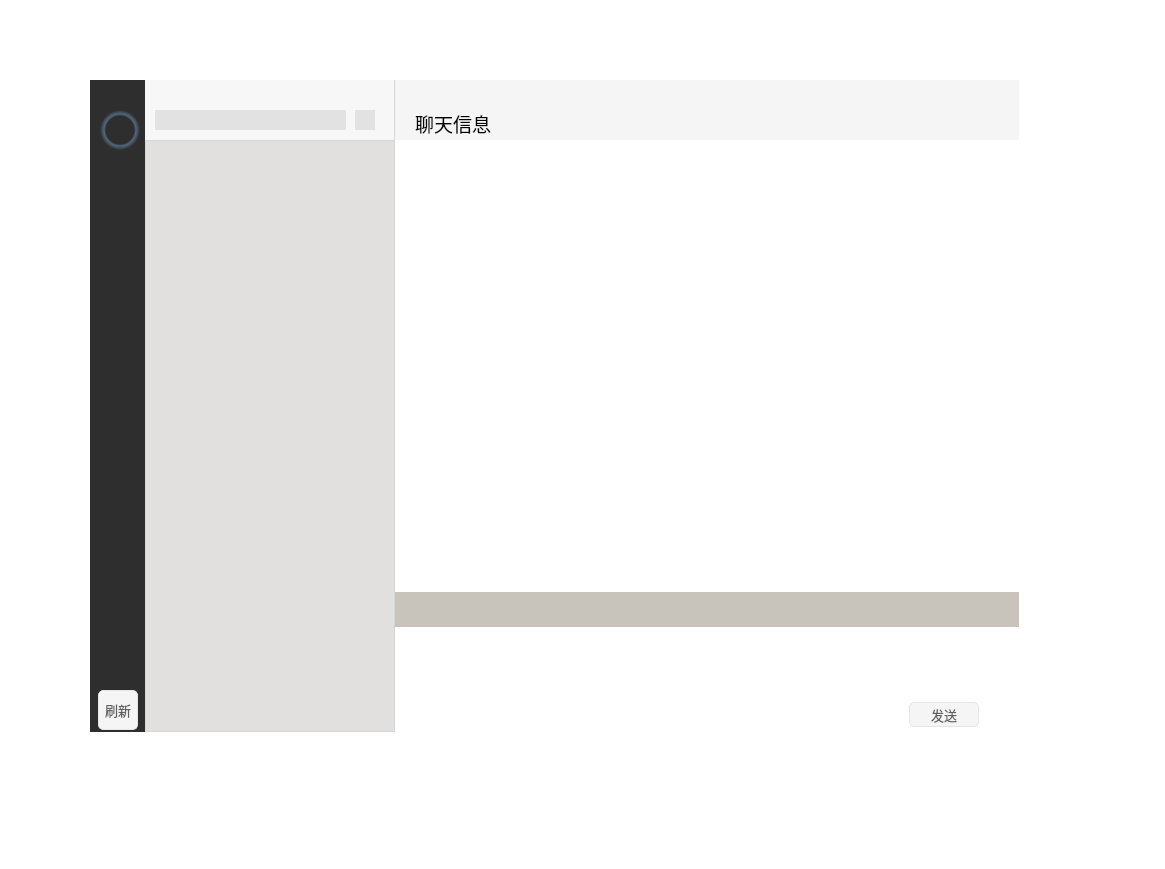
<?xml version="1.0" encoding="UTF-8"?>
<ui version="4.0">
 <class>Client</class>
 <widget class="QWidget" name="Client">
  <property name="geometry">
   <rect>
    <x>0</x>
    <y>0</y>
    <width>1165</width>
    <height>869</height>
   </rect>
  </property>
  <property name="windowTitle">
   <string>Client</string>
  </property>
  <property name="windowIcon">
   <iconset resource="src.qrc">
    <normaloff>:/src/wechat2.png</normaloff>:/src/wechat2.png</iconset>
  </property>
  <property name="styleSheet">
   <string notr="true">background-color: rgb(255, 255, 255);</string>
  </property>
  <widget class="QWidget" name="centerWidget" native="true">
   <property name="geometry">
    <rect>
     <x>90</x>
     <y>80</y>
     <width>929</width>
     <height>652</height>
    </rect>
   </property>
   <layout class="QGridLayout" name="gridLayout_4" columnstretch="0,0,1">
    <property name="leftMargin">
     <number>0</number>
    </property>
    <property name="topMargin">
     <number>0</number>
    </property>
    <property name="rightMargin">
     <number>0</number>
    </property>
    <property name="bottomMargin">
     <number>0</number>
    </property>
    <property name="spacing">
     <number>0</number>
    </property>
    <item row="0" column="1">
     <layout class="QGridLayout" name="gridLayout_2">
      <property name="spacing">
       <number>0</number>
      </property>
      <item row="1" column="0">
       <widget class="QListWidget" name="listWidget_info">
        <property name="minimumSize">
         <size>
          <width>250</width>
          <height>0</height>
         </size>
        </property>
        <property name="maximumSize">
         <size>
          <width>250</width>
          <height>16777215</height>
         </size>
        </property>
        <property name="styleSheet">
         <string notr="true">QListWidget
{
	background-color: rgb(226,224,223);
	border-style: none;
	border-right:1px solid #D6D6D6;
	border-top:1px solid #D6D6D6;
	border-left:1px solid #D6D6D6;
	border-bottom:1px solid #D6D6D6;	
}

QScrollBar:vertical
{
    width:8px;
    background:rgba(0,0,0,0%);
    margin:0px,0px,0px,0px;
    padding-top:9px;
    padding-bottom:9px;
}
QScrollBar::handle:vertical
{
    width:8px;
    background:rgba(0,0,0,25%);
    border-radius:4px;
    min-height:20;
}
QScrollBar::handle:vertical:hover
{
    width:8px;
    background:rgba(0,0,0,50%);
    border-radius:4px;
    min-height:20;
}
QScrollBar::add-line:vertical
{
    height:9px;width:8px;
    border-image:url(:/images/a/3.png);
    subcontrol-position:bottom;
}
QScrollBar::sub-line:vertical
{
    height:9px;width:8px;
    border-image:url(:/images/a/1.png);
    subcontrol-position:top;
}
QScrollBar::add-line:vertical:hover
{
    height:9px;width:8px;
    border-image:url(:/images/a/4.png);
    subcontrol-position:bottom;
}
QScrollBar::sub-line:vertical:hover
{
    height:9px;width:8px;
    border-image:url(:/images/a/2.png);
    subcontrol-position:top;
}
QScrollBar::add-page:vertical,QScrollBar::sub-page:vertical
{
    background:rgba(0,0,0,10%);
    border-radius:4px;
}
</string>
        </property>
       </widget>
      </item>
      <item row="0" column="0">
       <widget class="QWidget" name="widget_6" native="true">
        <property name="minimumSize">
         <size>
          <width>250</width>
          <height>60</height>
         </size>
        </property>
        <property name="maximumSize">
         <size>
          <width>250</width>
          <height>60</height>
         </size>
        </property>
        <property name="styleSheet">
         <string notr="true">background-color: rgb(247,247,247);
border-right:1px solid #D6D6D6;</string>
        </property>
        <widget class="QLineEdit" name="lineEdit">
         <property name="geometry">
          <rect>
           <x>10</x>
           <y>30</y>
           <width>191</width>
           <height>20</height>
          </rect>
         </property>
         <property name="styleSheet">
          <string notr="true">QLineEdit
{
	background-color: rgb(226,226,226);
	border: none; /* no border for a flat push button */
}
QLineEdit
{
	background-color: rgb(226,226,226);
	border: none; /* no border for a flat push button */
}
</string>
         </property>
        </widget>
        <widget class="QPushButton" name="pushButton_addFriend">
         <property name="geometry">
          <rect>
           <x>210</x>
           <y>30</y>
           <width>20</width>
           <height>20</height>
          </rect>
         </property>
         <property name="minimumSize">
          <size>
           <width>20</width>
           <height>20</height>
          </size>
         </property>
         <property name="maximumSize">
          <size>
           <width>20</width>
           <height>20</height>
          </size>
         </property>
         <property name="toolTip">
          <string>添加好友</string>
         </property>
         <property name="styleSheet">
          <string notr="true">QPushButton {
	border: none; /* no border for a flat push button */
	image: url(:/src/tianjia.png); 
	background-color: rgb(226,226,226);
	min-width: 20px;
	max-width: 20px;
	min-height: 20px;
	max-height: 20px;
}
QPushButton::hover {
	background-color: rgb(209,209,209);
	image: url(:/src/tianjia2.png); 
}
QPushButton:pressed {
	image: url(:/src/tianjia.png); 
}</string>
         </property>
         <property name="text">
          <string/>
         </property>
        </widget>
       </widget>
      </item>
     </layout>
    </item>
    <item row="0" column="2">
     <layout class="QGridLayout" name="gridLayout">
      <property name="spacing">
       <number>0</number>
      </property>
      <item row="0" column="0">
       <widget class="QWidget" name="widget_2" native="true">
        <property name="minimumSize">
         <size>
          <width>0</width>
          <height>60</height>
         </size>
        </property>
        <property name="maximumSize">
         <size>
          <width>16777215</width>
          <height>60</height>
         </size>
        </property>
        <property name="styleSheet">
         <string notr="true">background-color: rgb(245,245,245);</string>
        </property>
        <layout class="QGridLayout" name="gridLayout_8">
         <property name="leftMargin">
          <number>0</number>
         </property>
         <property name="topMargin">
          <number>0</number>
         </property>
         <property name="rightMargin">
          <number>0</number>
         </property>
         <property name="bottomMargin">
          <number>0</number>
         </property>
         <property name="spacing">
          <number>0</number>
         </property>
         <item row="0" column="0">
          <layout class="QGridLayout" name="gridLayout_6" columnstretch="1,0,0,0">
           <property name="spacing">
            <number>0</number>
           </property>
           <item row="0" column="1">
            <widget class="QPushButton" name="pushBtn_hide">
             <property name="minimumSize">
              <size>
               <width>30</width>
               <height>25</height>
              </size>
             </property>
             <property name="maximumSize">
              <size>
               <width>30</width>
               <height>25</height>
              </size>
             </property>
             <property name="styleSheet">
              <string notr="true">QPushButton {
	border: none; /* no border for a flat push button */
	image: url(:/src/min.png); /* 最小化 */
	min-width: 30px;
	max-width: 30px;
	min-height: 25px;
	max-height: 25px;
}
QPushButton::hover {
	background-color: rgba(166,166,166, 50); 
}</string>
             </property>
             <property name="text">
              <string/>
             </property>
            </widget>
           </item>
           <item row="0" column="2">
            <widget class="QPushButton" name="pushBtn_max">
             <property name="minimumSize">
              <size>
               <width>30</width>
               <height>25</height>
              </size>
             </property>
             <property name="maximumSize">
              <size>
               <width>30</width>
               <height>25</height>
              </size>
             </property>
             <property name="styleSheet">
              <string notr="true">QPushButton {
	border: none; /* no border for a flat push button */
	image: url(:/src/max.png); /* 最小化 */
	min-width: 30px;
	max-width: 30px;
	min-height: 25px;
	max-height: 25px;
}
QPushButton::hover {
	background-color: rgba(166,166,166, 50); 
}</string>
             </property>
             <property name="text">
              <string/>
             </property>
            </widget>
           </item>
           <item row="0" column="3">
            <widget class="QPushButton" name="pushBtn_close">
             <property name="minimumSize">
              <size>
               <width>30</width>
               <height>25</height>
              </size>
             </property>
             <property name="maximumSize">
              <size>
               <width>30</width>
               <height>25</height>
              </size>
             </property>
             <property name="styleSheet">
              <string notr="true">QPushButton {
	border: none; /* no border for a flat push button */
	image: url(:/src/close.png); /* 最小化 */
	min-width: 30px;
	max-width: 30px;
	min-height: 25px;
	max-height: 25px;
}
QPushButton::hover {
	background-color: #f57575; 
}</string>
             </property>
             <property name="text">
              <string/>
             </property>
            </widget>
           </item>
           <item row="0" column="0">
            <widget class="QWidget" name="widget_7" native="true"/>
           </item>
          </layout>
         </item>
         <item row="1" column="0">
          <layout class="QGridLayout" name="gridLayout_7" columnstretch="0,0,1,0,0">
           <item row="0" column="1">
            <widget class="QLabel" name="label_info">
             <property name="font">
              <font>
               <family>新宋体</family>
               <pointsize>14</pointsize>
              </font>
             </property>
             <property name="text">
              <string>聊天信息</string>
             </property>
            </widget>
           </item>
           <item row="0" column="3">
            <widget class="QPushButton" name="pushButton">
             <property name="styleSheet">
              <string notr="true">QPushButton {
	border: none; /* no border for a flat push button */
	image: url(:/src/more.png); 
	min-width: 30px;
	max-width: 30px;
	min-height: 20px;
	max-height: 20px;
}
QPushButton::hover {
	image: url(:/src/more2.png); 
}
QPushButton:pressed {
	image: url(:/src/more.png); 
}</string>
             </property>
             <property name="text">
              <string/>
             </property>
            </widget>
           </item>
           <item row="0" column="2">
            <widget class="QWidget" name="widget_8" native="true"/>
           </item>
           <item row="0" column="0">
            <widget class="QWidget" name="widget_15" native="true">
             <property name="minimumSize">
              <size>
               <width>20</width>
               <height>0</height>
              </size>
             </property>
             <property name="maximumSize">
              <size>
               <width>20</width>
               <height>16777215</height>
              </size>
             </property>
            </widget>
           </item>
           <item row="0" column="4">
            <widget class="QWidget" name="widget_16" native="true">
             <property name="minimumSize">
              <size>
               <width>10</width>
               <height>0</height>
              </size>
             </property>
             <property name="maximumSize">
              <size>
               <width>10</width>
               <height>16777215</height>
              </size>
             </property>
            </widget>
           </item>
          </layout>
         </item>
        </layout>
       </widget>
      </item>
      <item row="1" column="0">
       <widget class="QWidget" name="widget_5" native="true">
        <layout class="QGridLayout" name="gridLayout_3">
         <property name="leftMargin">
          <number>0</number>
         </property>
         <property name="topMargin">
          <number>0</number>
         </property>
         <property name="rightMargin">
          <number>0</number>
         </property>
         <property name="bottomMargin">
          <number>0</number>
         </property>
         <property name="spacing">
          <number>0</number>
         </property>
         <item row="0" column="0">
          <widget class="QStackedWidget" name="stackedWidget">
           <property name="styleSheet">
            <string notr="true">background-color: rgb(255, 255, 255);
border-color: rgb(199, 200, 194);</string>
           </property>
           <property name="currentIndex">
            <number>0</number>
           </property>
           <widget class="QWidget" name="page"/>
           <widget class="QWidget" name="page_2"/>
          </widget>
         </item>
        </layout>
       </widget>
      </item>
      <item row="2" column="0">
       <widget class="QWidget" name="widget_4" native="true">
        <property name="minimumSize">
         <size>
          <width>0</width>
          <height>35</height>
         </size>
        </property>
        <property name="maximumSize">
         <size>
          <width>16777215</width>
          <height>35</height>
         </size>
        </property>
        <property name="styleSheet">
         <string notr="true">background-color: rgb(200, 196, 188);</string>
        </property>
        <layout class="QGridLayout" name="gridLayout_12">
         <property name="leftMargin">
          <number>0</number>
         </property>
         <property name="topMargin">
          <number>0</number>
         </property>
         <property name="rightMargin">
          <number>0</number>
         </property>
         <property name="bottomMargin">
          <number>0</number>
         </property>
         <property name="spacing">
          <number>0</number>
         </property>
         <item row="0" column="0">
          <layout class="QGridLayout" name="gridLayout_11" columnstretch="0,0,0,0,0,1">
           <property name="horizontalSpacing">
            <number>12</number>
           </property>
           <property name="verticalSpacing">
            <number>0</number>
           </property>
           <item row="0" column="3">
            <widget class="QPushButton" name="pushButton_screenshot">
             <property name="styleSheet">
              <string notr="true">QPushButton {
	border: none; /* no border for a flat push button */
	image: url(:/src/screenshot.png); 
	min-width: 20px;
	max-width: 20px;
	min-height: 20px;
	max-height: 20px;
}
QPushButton::hover {
	image: url(:/src/screenshot2.png); 
}
QPushButton:pressed {
	image: url(:/src/screenshot.png); 
}</string>
             </property>
             <property name="text">
              <string/>
             </property>
            </widget>
           </item>
           <item row="0" column="5">
            <widget class="QWidget" name="widget_11" native="true"/>
           </item>
           <item row="0" column="2">
            <widget class="QPushButton" name="pushButton_file">
             <property name="styleSheet">
              <string notr="true">QPushButton {
	border: none; /* no border for a flat push button */
	image: url(:/src/file.png); 
	min-width: 20px;
	max-width: 20px;
	min-height: 20px;
	max-height: 20px;
}
QPushButton::hover {
	image: url(:/src/file2.png); 
}
QPushButton:pressed {
	image: url(:/src/file.png); 
}</string>
             </property>
             <property name="text">
              <string/>
             </property>
            </widget>
           </item>
           <item row="0" column="1">
            <widget class="QPushButton" name="pushButton_emoj">
             <property name="styleSheet">
              <string notr="true">QPushButton {
	border: none; /* no border for a flat push button */
	image: url(:/src/emoj.png); 
	min-width: 20px;
	max-width: 20px;
	min-height: 20px;
	max-height: 20px;
}
QPushButton::hover {
	image: url(:/src/emoj2.png); 
}
QPushButton:pressed {
	image: url(:/src/emoj.png); 
}</string>
             </property>
             <property name="text">
              <string/>
             </property>
            </widget>
           </item>
           <item row="0" column="4">
            <widget class="QPushButton" name="pushButton_chat">
             <property name="styleSheet">
              <string notr="true">QPushButton {
	border: none; /* no border for a flat push button */
	image: url(:/src/chat.png); 
	min-width: 20px;
	max-width: 20px;
	min-height: 20px;
	max-height: 20px;
}
QPushButton::hover {
	image: url(:/src/chat2.png); 
}
QPushButton:pressed {
	image: url(:/src/chat.png); 
}</string>
             </property>
             <property name="text">
              <string/>
             </property>
            </widget>
           </item>
           <item row="0" column="0">
            <widget class="QWidget" name="widget_12" native="true">
             <property name="minimumSize">
              <size>
               <width>15</width>
               <height>20</height>
              </size>
             </property>
             <property name="maximumSize">
              <size>
               <width>15</width>
               <height>20</height>
              </size>
             </property>
            </widget>
           </item>
          </layout>
         </item>
        </layout>
       </widget>
      </item>
      <item row="3" column="0">
       <widget class="QWidget" name="widget_13" native="true">
        <property name="minimumSize">
         <size>
          <width>0</width>
          <height>70</height>
         </size>
        </property>
        <property name="maximumSize">
         <size>
          <width>16777215</width>
          <height>70</height>
         </size>
        </property>
        <layout class="QGridLayout" name="gridLayout_14">
         <property name="leftMargin">
          <number>0</number>
         </property>
         <property name="topMargin">
          <number>0</number>
         </property>
         <property name="rightMargin">
          <number>0</number>
         </property>
         <property name="bottomMargin">
          <number>0</number>
         </property>
         <property name="spacing">
          <number>0</number>
         </property>
         <item row="0" column="0">
          <layout class="QGridLayout" name="gridLayout_13">
           <property name="spacing">
            <number>0</number>
           </property>
           <item row="0" column="0">
            <widget class="QTextEdit" name="textEdit">
             <property name="minimumSize">
              <size>
               <width>0</width>
               <height>65</height>
              </size>
             </property>
             <property name="maximumSize">
              <size>
               <width>16777215</width>
               <height>65</height>
              </size>
             </property>
             <property name="font">
              <font>
               <family>新宋体</family>
               <pointsize>12</pointsize>
              </font>
             </property>
             <property name="styleSheet">
              <string notr="true">background-color: rgb(255, 255, 255);
border: none; /* no border for a flat push button */
</string>
             </property>
            </widget>
           </item>
          </layout>
         </item>
        </layout>
       </widget>
      </item>
      <item row="4" column="0">
       <widget class="QWidget" name="widget_3" native="true">
        <property name="minimumSize">
         <size>
          <width>0</width>
          <height>35</height>
         </size>
        </property>
        <property name="maximumSize">
         <size>
          <width>16777215</width>
          <height>35</height>
         </size>
        </property>
        <property name="styleSheet">
         <string notr="true">background-color: rgb(255, 255, 255);</string>
        </property>
        <layout class="QGridLayout" name="gridLayout_10">
         <property name="leftMargin">
          <number>0</number>
         </property>
         <property name="topMargin">
          <number>0</number>
         </property>
         <property name="rightMargin">
          <number>0</number>
         </property>
         <property name="bottomMargin">
          <number>0</number>
         </property>
         <property name="spacing">
          <number>0</number>
         </property>
         <item row="0" column="0">
          <layout class="QGridLayout" name="gridLayout_9" columnstretch="1,0,0">
           <property name="spacing">
            <number>0</number>
           </property>
           <item row="0" column="1">
            <widget class="QPushButton" name="pushBtn_send">
             <property name="minimumSize">
              <size>
               <width>70</width>
               <height>25</height>
              </size>
             </property>
             <property name="maximumSize">
              <size>
               <width>70</width>
               <height>25</height>
              </size>
             </property>
             <property name="font">
              <font>
               <family>黑体</family>
               <pointsize>10</pointsize>
              </font>
             </property>
             <property name="styleSheet">
              <string notr="true">QPushButton{
	color: rgb(96,96,96);
	border-radius: 5px;	
	border-style: solid;
	background-color: rgb(245,245,245);

	border-right:1px solid #E5E5E5;
	border-top:1px solid #E5E5E5;
	border-left:1px solid #E5E5E5;
	border-bottom:1px solid #E5E5E5;
}

QPushButton:hover{
	color: rgb(255, 255, 255);
	background-color: rgb(18,150,17);
}

QPushButton:pressed {
	background-color: rgb(7,193,96);
}</string>
             </property>
             <property name="text">
              <string>发送</string>
             </property>
            </widget>
           </item>
           <item row="0" column="0">
            <widget class="QWidget" name="widget_9" native="true">
             <property name="styleSheet">
              <string notr="true"/>
             </property>
            </widget>
           </item>
           <item row="0" column="2">
            <widget class="QWidget" name="widget_10" native="true">
             <property name="minimumSize">
              <size>
               <width>40</width>
               <height>0</height>
              </size>
             </property>
             <property name="maximumSize">
              <size>
               <width>40</width>
               <height>16777215</height>
              </size>
             </property>
            </widget>
           </item>
          </layout>
         </item>
        </layout>
       </widget>
      </item>
     </layout>
    </item>
    <item row="0" column="0">
     <widget class="QWidget" name="widget" native="true">
      <property name="minimumSize">
       <size>
        <width>55</width>
        <height>0</height>
       </size>
      </property>
      <property name="maximumSize">
       <size>
        <width>55</width>
        <height>16777215</height>
       </size>
      </property>
      <property name="styleSheet">
       <string notr="true">background-color: rgb(46,46,46);</string>
      </property>
      <widget class="QLabel" name="label_3">
       <property name="geometry">
        <rect>
         <x>10</x>
         <y>30</y>
         <width>40</width>
         <height>40</height>
        </rect>
       </property>
       <property name="minimumSize">
        <size>
         <width>40</width>
         <height>40</height>
        </size>
       </property>
       <property name="maximumSize">
        <size>
         <width>40</width>
         <height>40</height>
        </size>
       </property>
       <property name="styleSheet">
        <string notr="true">QLabel{
    background-color: qradialgradient(spread:pad, cx:0.5, cy:0.5, radius:0.5, fx:0.5, fy:0.5, stop:0 rgba(0, 0, 0, 0), stop:0.70 rgba(0, 0, 0, 0), stop:0.80 rgba(136, 194, 255, 100), stop:1 rgba(0, 0, 0, 0));
}
QLabel:hover{
    background-color: qradialgradient(spread:pad, cx:0.5, cy:0.5, radius:0.5, fx:0.5, fy:0.5, stop:0 rgba(0, 0, 0, 0), stop:0.70 rgba(0, 0, 0, 0), stop:0.80 rgba(186, 224, 255, 100), stop:1 rgba(0, 0, 0, 0));
}</string>
       </property>
       <property name="text">
        <string/>
       </property>
       <property name="pixmap">
        <pixmap resource="src.qrc">:/src/头像.jpg</pixmap>
       </property>
       <property name="scaledContents">
        <bool>true</bool>
       </property>
      </widget>
      <widget class="QPushButton" name="pushButton_emoj_2">
       <property name="geometry">
        <rect>
         <x>15</x>
         <y>110</y>
         <width>25</width>
         <height>25</height>
        </rect>
       </property>
       <property name="minimumSize">
        <size>
         <width>25</width>
         <height>25</height>
        </size>
       </property>
       <property name="maximumSize">
        <size>
         <width>25</width>
         <height>25</height>
        </size>
       </property>
       <property name="styleSheet">
        <string notr="true">QPushButton {

	border: none; /* no border for a flat push button */
	image: url(:/src/wechat.png); 
	min-width: 25px;
	max-width: 25px;
	min-height: 25px;
	max-height: 25px;
}
QPushButton::hover {
	image: url(:/src/wechat3.png); 
}
QPushButton:checked{
	image: url(:/src/wechat2.png); 
}</string>
       </property>
       <property name="text">
        <string/>
       </property>
       <property name="checkable">
        <bool>true</bool>
       </property>
       <property name="checked">
        <bool>true</bool>
       </property>
      </widget>
      <widget class="QPushButton" name="pushBtn_refresh">
       <property name="geometry">
        <rect>
         <x>8</x>
         <y>610</y>
         <width>40</width>
         <height>40</height>
        </rect>
       </property>
       <property name="minimumSize">
        <size>
         <width>0</width>
         <height>0</height>
        </size>
       </property>
       <property name="maximumSize">
        <size>
         <width>2000</width>
         <height>2000</height>
        </size>
       </property>
       <property name="font">
        <font>
         <family>黑体</family>
         <pointsize>10</pointsize>
        </font>
       </property>
       <property name="styleSheet">
        <string notr="true">QPushButton{
	color: rgb(96,96,96);
	border-radius: 5px;	
	border-style: solid;
	background-color: rgb(245,245,245);

	border-right:1px solid #E5E5E5;
	border-top:1px solid #E5E5E5;
	border-left:1px solid #E5E5E5;
	border-bottom:1px solid #E5E5E5;
}

QPushButton:hover{
	color: rgb(255, 255, 255);
	background-color: rgb(18,150,17);
}

QPushButton:pressed {
	background-color: rgb(7,193,96);
}</string>
       </property>
       <property name="text">
        <string>刷新</string>
       </property>
      </widget>
     </widget>
    </item>
   </layout>
  </widget>
 </widget>
 <resources>
  <include location="src.qrc"/>
 </resources>
 <connections/>
</ui>
